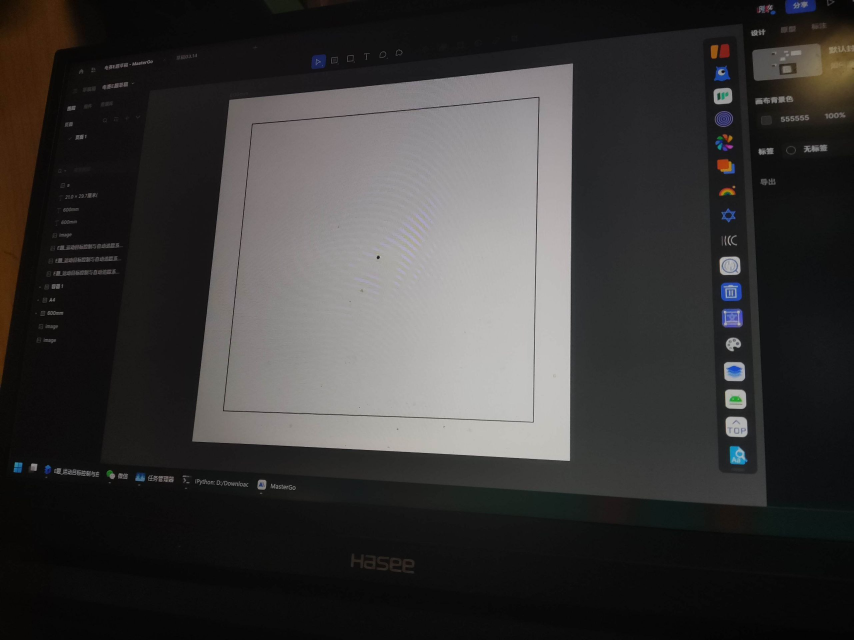
#> input picture 23Electric_E/Picture2/2.jpg, 2560 x 1920 px (shown at 1/3 size)
$ python main.py
#> lines starting #> are read from the running program, lines starting #| are printed output that depends on the picture; after the words box and inside, x2 and y2 are one past the last pixel; in counts of white or black regions, pixels touching at a corner belong together
### 23Electric_E/Picture2/find_Rect.py
import cv2
import numpy as np

class RectDetector(object):
    """
    矩形识别器
    """
    def __init__(self) -> None:
        self.maxval = 255   #经调试，图像1在(152,255)时识别抗干扰能力最强
        self.minval = 152
        self.min_area_threshold = 1000  # 最小面积阈值
    # [4 lines left out: function createTrackbar, not called in this run]

    # region 回调函数
    def callback_maxval(self, x):
        self.maxval = x

    def callback_minval(self, x):
        self.minval = x
    # endregion

    def detect(self, _img):         #矩形检测器
        lst = []
        areas = []
        img = _img.copy()
        gray = cv2.cvtColor(img, cv2.COLOR_BGR2GRAY)
        # 高斯模糊
        blurred = cv2.GaussianBlur(gray, (5, 5), 0)
        # 使用Canny算子提取边缘
        edges = cv2.Canny(blurred, self.minval, self.maxval)
        contours, _ = cv2.findContours(edges, cv2.RETR_LIST, cv2.CHAIN_APPROX_SIMPLE)  # 找到边缘
        #cv2.imshow("2",edges)
        min_area = float('inf')
        min_rect_center = None
        for cnt in contours:
            epsilon = 0.02 * cv2.arcLength(cnt, True)
            approx = cv2.approxPolyDP(cnt, epsilon, True)  # 近似轮廓

            if len(approx) == 4 and cv2.contourArea(approx) > self.min_area_threshold:  # 如果近似后的轮廓有四个顶点，那么它可能是一个矩形
                areas.append(cv2.contourArea(approx))  # 将面积存储
                lst.append(approx)  # 将矩形存储
                cv2.drawContours(_img, [approx], -1, (0, 0, 255), 2)  # 在原始图像上画出矩形

                # 计算矩形的面积
                area = cv2.contourArea(approx)
                if area < min_area:
                    min_area = area
                    min_rect_center = self.get_intersection(approx[0][0], approx[2][0], approx[1][0], approx[3][0])

                # 画对角线
                cv2.line(_img, tuple(approx[0][0]), tuple(approx[2][0]), (0, 255, 0), 1)  # 对角线1
                cv2.line(_img, tuple(approx[1][0]), tuple(approx[3][0]), (0, 255, 0), 1)  # 对角线2

                # 计算对角线交点
                intersection = self.get_intersection(approx[0][0], approx[2][0], approx[1][0], approx[3][0])
                cv2.circle(_img, intersection, 3, (0, 255, 255), -1)
                cv2.putText(_img, '({}, {})'.format(intersection[0], intersection[1]),
                            (intersection[0] + 10, intersection[1]),
                            cv2.FONT_HERSHEY_TRIPLEX, 0.5, (0, 255, 255), 1)

        # 按面积排序，找出第二大矩形
        if len(areas) > 1:
            sorted_indices = np.argsort(areas)
            second_largest_index = sorted_indices[-3]  #获取第二大的矩形的索引
            second_largest_rect = lst[second_largest_index]
            print("细线四角坐标：")
            for point in second_largest_rect:
                print(point[0])
        return _img, lst ,min_rect_center ,second_largest_rect

    def get_intersection(self, p1, p2, p3, p4):
        """计算两条对角线的交点"""
        x1, y1 = p1
        x2, y2 = p2
        x3, y3 = p3
        x4, y4 = p4

        denom = (y4 - y3) * (x2 - x1) - (x4 - x3) * (y2 - y1)
        if denom == 0:
            return None  # 平行或重合
        ua = ((x4 - x3) * (y1 - y3) - (y4 - y3) * (x1 - x3)) / denom
        intersection_x = int(x1 + ua * (x2 - x1))
        intersection_y = int(y1 + ua * (y2 - y1))
        return (intersection_x, intersection_y)

### 23Electric_E/Picture2/find_circle.py
import cv2
import numpy as np
import main
def find_red_green(m_img , test_area):
        "查找红绿点的坐标"
        img = m_img.copy()
        hsv_image = cv2.cvtColor(img, cv2.COLOR_BGR2HSV)

        # 创建一个与输入图像大小相同的空白掩膜
        mask = np.zeros(hsv_image.shape[:2], dtype=np.uint8)

        # 将 test_area 的四个点坐标转换为 numpy 数组
        points = np.array(test_area, dtype=np.int32)

        # 在掩膜上绘制多边形区域并填充
        cv2.fillPoly(mask, [points], 255)

        # 将掩膜应用于 HSV 图像
        roi = cv2.bitwise_and(hsv_image, hsv_image, mask=mask)

        # 定义红色和绿色的HSV颜色范围
        lower_red = np.array([135, 35, 100])
        upper_red = np.array([255, 255, 200])
        lower_green = np.array([50, 100, 100])
        upper_green = np.array([70, 255, 255])

         # 创建红色和绿色的掩码
        mask_red = cv2.inRange(roi, lower_red, upper_red)
        mask_green = cv2.inRange(roi, lower_green, upper_green)

        # 进行形态学操作以去除噪点
        kernel = np.ones((5, 5), np.uint8)
        mask_red = cv2.morphologyEx(mask_red, cv2.MORPH_CLOSE, kernel)
        mask_green = cv2.morphologyEx(mask_green, cv2.MORPH_CLOSE, kernel)

        # 查找红色和绿色点的轮廓
        contours_red, _ = cv2.findContours(mask_red, cv2.RETR_EXTERNAL, cv2.CHAIN_APPROX_SIMPLE)
        contours_green, _ = cv2.findContours(mask_green, cv2.RETR_EXTERNAL, cv2.CHAIN_APPROX_SIMPLE)

        def find_largest_contour(contours):
            if not contours:
                return None, None
            largest_contour = max(contours, key=cv2.contourArea)
            M = cv2.moments(largest_contour)
            if M["m00"] == 0:  # 防止分母为零
                return None, None
            cx = int(M["m10"] / M["m00"])
            cy = int(M["m01"] / M["m00"])
            return largest_contour, (cx, cy)

        p_red, p_green = -1, -1
        #cv2.imshow("2",mask_red)
        # 找到最大红色点的轮廓并绘制和获取坐标
        largest_contour_red, red_center = find_largest_contour(contours_red)
        if red_center:
            cv2.drawContours(img, [largest_contour_red], -1, (0, 0, 255), 2)
            p_red = red_center
            print("红色点坐标:{}".format(p_red))
        else:
            print("未找到红色点")


         # 找到最大绿色点的轮廓并绘制和获取坐标
        largest_contour_green, green_center = find_largest_contour(contours_green)
        if green_center:
            cv2.drawContours(img, [largest_contour_green], -1, (0, 255, 0), 2)
            p_green = green_center
            print("绿色点坐标:{}".format(p_green))
        else:
            print("未找到绿色点")

        return p_red,p_green

### 23Electric_E/Picture2/main.py
import cv2
import numpy as np
import find_circle as find_circle
import find_Rect as find_Rect

def resize_picture(img_display , percent):
    # 获取图片的宽度和高度
        original_height, original_width = img_display.shape[:2]
        # 设定缩放比例，例如缩小到原来的50%
        scale_percent = percent
        new_width = int(original_width * scale_percent / 100)
        new_height = int(original_height * scale_percent / 100)
        dim = (new_width, new_height)
        # 缩放图片
        img_display = cv2.resize(img_display, dim, interpolation=cv2.INTER_AREA)
        return img_display
"""
def crop_image(image,points):
    mask = np.zeros_like(image)         # 创建一个与图像相同大小的黑色掩码
    cv2.fillPoly(mask, [points], (255, 255, 255))
    cropped_image = cv2.bitwise_and(image, mask)    # 将掩码应用到图像上
    #提取多边形区域的边界框
    rect = cv2.boundingRect(points)
    #裁剪出多边形区域
    cropped_image = cropped_image[rect[1]:rect[1]+rect[3], rect[0]:rect[0]+rect[2]]

    return cropped_image
"""

if __name__ == '__main__':
    detector = find_Rect.RectDetector()
    #detector.createTrackbar()  # 创建Trackbar
    img = cv2.imread('2.jpg')
#> img is the input picture: shape (1920, 2560, 3); mean B, G, R 55.5, 56.1, 57.7
    _img = img.copy()
    img, p_lst ,min_center ,Location_Rect = detector.detect(img)
#> in detect, `gray = cv2.cvtColor(img, cv2.COLOR_BGR2GRAY)`:
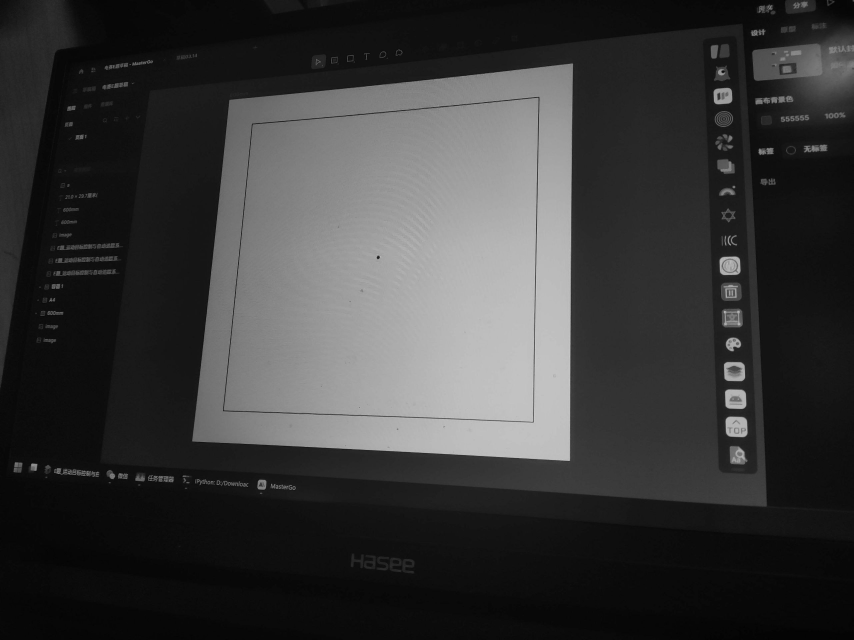
#> gray: shape (1920, 2560) (shown at 1/3 size); min 0, max 217, mean 56.5
#> in detect, `edges = cv2.Canny(blurred, self.minval, self.maxval)`:
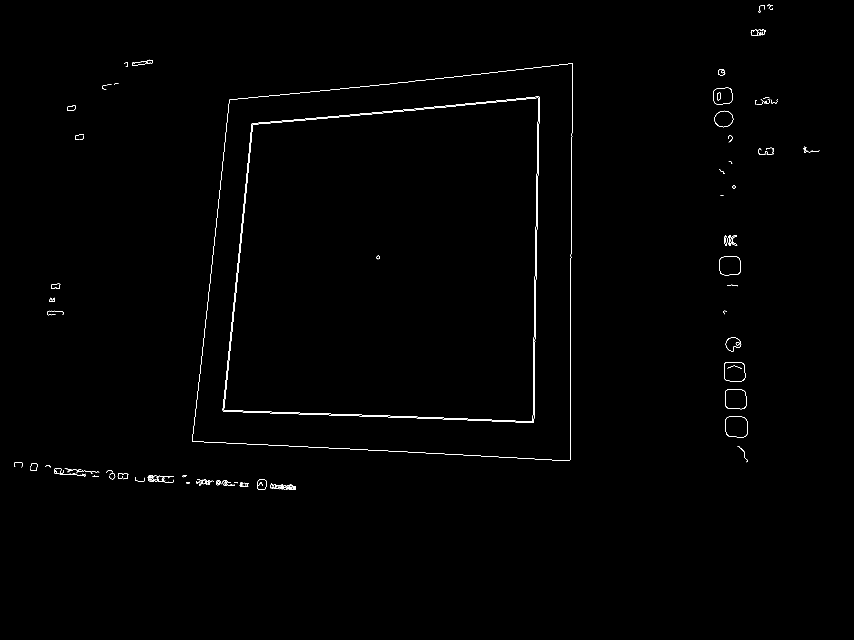
#> edges: shape (1920, 2560) (shown at 1/3 size); 0.36% white in thin lines or dots, all inside (x1, y1, x2, y2) = (42, 13, 2458, 1470)
#> in detect, `contours, _ = cv2.findContours(edges, cv2.RETR_LIST, cv2.CHAIN_APPROX_..`: contours = 172 contours, 126 with area under 20; largest, box (x1, y1, x2, y2) and area: (576, 190, 1719, 1383) 1192490, (576, 190, 1719, 1383) 1192488, (668, 290, 1619, 1269) 823120, (668, 290, 1619, 1269) 823115, (671, 293, 1616, 1266) 811892
#> the loop in detect, `for cnt in contours:` made 172 passes
#> (epsilon, area, min_area, intersection) on pass 146: (74, 811903, 811903, (1133, 771))
#> (epsilon, area, intersection) on passes 147, 149, 150, 160, 161: (74.05, 813676, (1133, 771)), (74.47, 821394, (1133, 770)), (74.51, 823150.5, (1133, 771)), (90.11, 1194637.5, (1132, 770)), (90.16, 1196758.5, (1133, 771))
#> after the loop in detect, `for cnt in contours:`: areas = [811903, 813676, 821394, 823150.5, 1194637.5, 1196758.5]; lst = 6 contours; box (x1, y1, x2, y2) and area: (577, 190, 1719, 1383) 1196758, (576, 191, 1719, 1383) 1194638, (669, 291, 1619, 1268) 823150, (668, 292, 1619, 1268) 821394, (671, 294, 1616, 1266) 813676, (671, 295, 1616, 1266) 811903; min_area = 811903
#> in detect, `sorted_indices = np.argsort(areas)`: sorted_indices = [0, 1, 2, 3, 4, 5]
#> in detect, `second_largest_index = sorted_indices[-3]`: second_largest_index = 3
#> in detect, `second_largest_rect = lst[second_largest_index]`: second_largest_rect = [[1618, 291], [756, 370], [669, 1233], [1600, 1267]]
#> the loop in detect, `for point in second_largest_rect:` made 4 passes
#| [1618  291]
#| [756 370]
#| [ 669 1233]
#| [1600 1267]
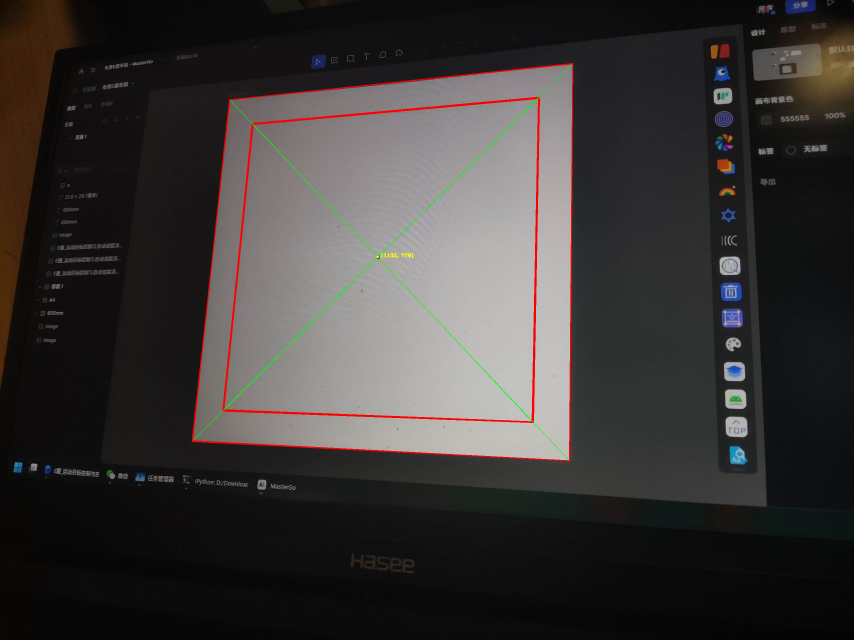
#> img: shape (1920, 2560, 3) (shown at 1/3 size); mean B, G, R 54.5, 55.5, 58.8
#> p_lst has the same summary as lst in detect; min_center = (1133, 771); Location_Rect has the same summary as second_largest_rect in detect
    #先找矩形
    #返回红绿点坐标而不是图片
    p_red , p_green = find_circle.find_red_green(_img ,Location_Rect) #传入四点坐标
#> in find_red_green, `hsv_image = cv2.cvtColor(img, cv2.COLOR_BGR2HSV)`: hsv_image: shape (1920, 2560, 3); mean H, S, V 61.1, 23.3, 58.8
#> in find_red_green, `points = np.array(test_area, dtype=np.int32)`: points has the same summary as second_largest_rect in detect
#> in find_red_green, `cv2.fillPoly(mask, [points], 255)`:
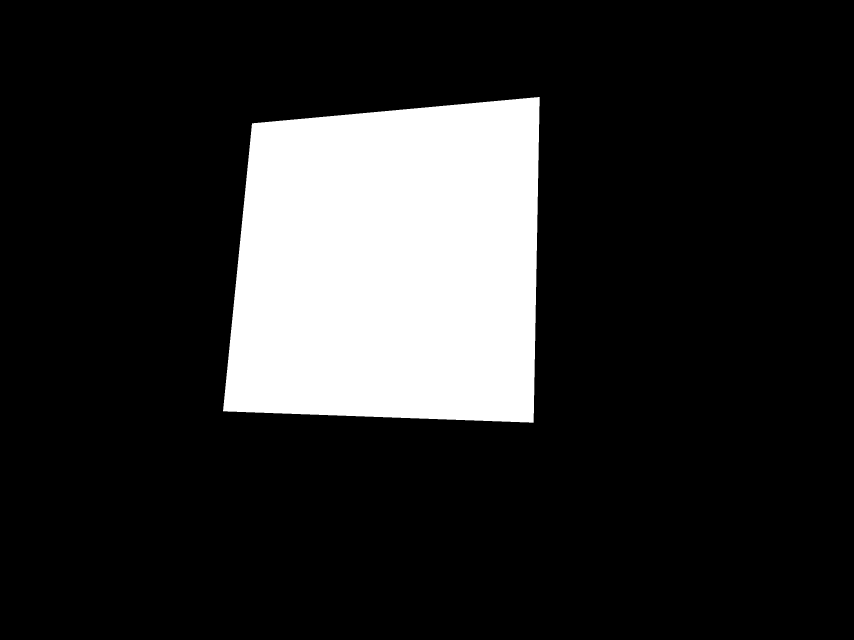
#> mask: shape (1920, 2560) (shown at 1/3 size); 16.8% white; 1 white region, box (x1, y1, x2, y2) and area: (669, 291, 1619, 1268) 824966
#> in find_red_green, `roi = cv2.bitwise_and(hsv_image, hsv_image, mask=mask)`: roi: shape (1920, 2560, 3); mean H, S, V 13.3, 1.2, 26.5
#> in find_red_green, `mask_red = cv2.inRange(roi, lower_red, upper_red)`: mask_red: shape (1920, 2560); every value is 0
#> in find_red_green, `contours_red, _ = cv2.findContours(mask_red, cv2.RETR_EXTERNAL, cv2.CH..`: contours_red = []
#> p_red = -1; p_green = -1
    if p_red != -1:
        cv2.circle(img, p_red, 5, (0, 0, 255), -1)
        cv2.putText(img, f"Red: {p_red}", (p_red[0] + 10, p_red[1]), cv2.FONT_HERSHEY_SIMPLEX, 0.5, (0, 0, 255), 2)

    if p_green != -1:
        cv2.circle(img, p_green, 5, (0, 255, 0), -1)
        cv2.putText(img, f"Green: {p_green}", (p_green[0] + 10, p_green[1]), cv2.FONT_HERSHEY_SIMPLEX, 0.5, (0, 255, 0), 2)
    print("矩形中心点坐标:", min_center)
#| 矩形中心点坐标: (1133, 771)
    #print(p_lst)
    while True:
        img_display = img.copy()  # 每次循环都使用一个新的图像副本，以防止重复绘制
        for rect in p_lst:
            for i in range(4):
                x, y = rect[i][0]
                cv2.putText(img_display, '({}, {})'.format(x, y),
                            (x, y),
                            cv2.FONT_HERSHEY_TRIPLEX, 0.5, (0, 255, 255), 1)
#> this loop made 6 passes
#> rect on passes 1 to 6: [[1615, 295], [1596, 1265], [671, 1229], [759, 373]], [[1615, 294], [758, 373], [671, 1230], [1597, 1265]], [[1618, 292], [1599, 1267], [668, 1231], [757, 370]], [[1618, 291], [756, 370], [669, 1233], [1600, 1267]], [[1718, 191], [1708, 1382], [576, 1322], [689, 299]], [[1718, 190], [688, 299], [577, 1324], [1709, 1382]]

        img_display = resize_picture(img_display , 50) #设定缩放比例，默认缩小为原来的50%
        cv2.imshow('img', img_display)

        key = cv2.waitKey(1)
#> (key Esc is pressed here)
        # 按空格键退出
        if key == ord(' '):
            cv2.destroyAllWindows()
            break
        """"
        # 按 'c' 键清除涂鸦
        elif key == ord('c'):
            img = original_img.copy()  # 恢复原始图像
            p_lst = []  # 清除矩形列表
            img, p_lst = detector.detect(img)
            print("涂鸦已清除")
        """
